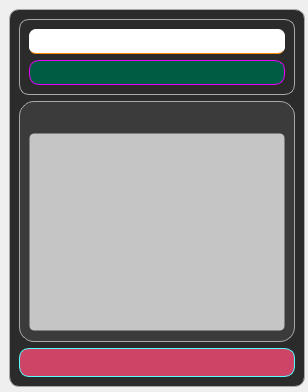
<?xml version="1.0" encoding="UTF-8"?>
<ui version="4.0">
 <class>Form</class>
 <widget class="QWidget" name="Form">
  <property name="geometry">
   <rect>
    <x>0</x>
    <y>0</y>
    <width>308</width>
    <height>392</height>
   </rect>
  </property>
  <property name="styleSheet">
   <string notr="true">QLabel {
color:    rgb(255, 255, 0)  ;
}

QToolTip {
background-color: rgba(0, 0, 0, 0);
    border: 1px solid darkkhaki;
    border-radius: 5px;
    opacity: 0.5;
color:  rgb(0, 255, 0);
}</string>
  </property>
  <widget class="QFrame" name="frame_import">
   <property name="geometry">
    <rect>
     <x>9</x>
     <y>9</y>
     <width>296</width>
     <height>378</height>
    </rect>
   </property>
   <property name="styleSheet">
    <string notr="true">QFrame {
	background-color: #2b2b2b;
    border-style: solid;
    border-width: 1px;
border-color:#a9a9a9;
   border-radius: 10px;
   height: 25px;
}</string>
   </property>
   <property name="frameShape">
    <enum>QFrame::StyledPanel</enum>
   </property>
   <property name="frameShadow">
    <enum>QFrame::Raised</enum>
   </property>
   <layout class="QGridLayout" name="gridLayout_3">
    <item row="3" column="0">
     <widget class="QPushButton" name="btn_import_cancel">
      <property name="minimumSize">
       <size>
        <width>200</width>
        <height>0</height>
       </size>
      </property>
      <property name="font">
       <font>
        <family>B Nazanin</family>
        <pointsize>14</pointsize>
       </font>
      </property>
      <property name="styleSheet">
       <string notr="true">QPushButton:hover:!pressed
{
  border: 2px solid rgb(255, 85, 0);
background-color: rgb(255, 170, 127);
	color: rgb(255, 0, 0);
}
QPushButton{
background-color: rgb(205, 68, 102);
color: rgb(255, 255, 127);
border: 1px solid  #55ffff;;
border-radius: 10px;
}</string>
      </property>
      <property name="autoDefault">
       <bool>true</bool>
      </property>
      <property name="default">
       <bool>true</bool>
      </property>
     </widget>
    </item>
    <item row="1" column="0">
     <widget class="QFrame" name="frame_manul">
      <property name="styleSheet">
       <string notr="true">QFrame {
	background-color: #3b3b3b;
    border-style: solid;
    border-width: 1px;
border-color:#a9a9a9;
   border-radius: 15px;
   height: 25px;
}
QTableView {
	background-color: #c5c5c5;
	    border-style: no;
border-radius:5px;
color: rgb(121, 2, 180) ; 
}

QLabel {
  border-style: no;
border-radius:5px;
}</string>
      </property>
      <property name="frameShape">
       <enum>QFrame::StyledPanel</enum>
      </property>
      <property name="frameShadow">
       <enum>QFrame::Raised</enum>
      </property>
      <layout class="QGridLayout" name="gridLayout_2">
       <property name="bottomMargin">
        <number>10</number>
       </property>
       <item row="6" column="0">
        <widget class="QTableView" name="accountsTable"/>
       </item>
       <item row="2" column="0">
        <widget class="QLabel" name="label_2">
        </widget>
       </item>
      </layout>
     </widget>
    </item>
    <item row="0" column="0">
     <widget class="QFrame" name="frame">
      <property name="frameShape">
       <enum>QFrame::StyledPanel</enum>
      </property>
      <property name="frameShadow">
       <enum>QFrame::Raised</enum>
      </property>
      <layout class="QGridLayout" name="gridLayout">
       <item row="0" column="0">
        <widget class="QLineEdit" name="btn_addnewtel">
         <property name="minimumSize">
          <size>
           <width>0</width>
           <height>25</height>
          </size>
         </property>
         <property name="font">
          <font>
           <weight>75</weight>
           <bold>true</bold>
          </font>
         </property>
         <property name="styleSheet">
          <string notr="true">QLineEdit{
background-color:rgb(255, 255, 255);
color:rgb(0, 0, 0);
    border-style: solid;
    border-bottom-width: 1px;
	border-bottom-color: rgb(255, 136, 0);
   border-radius: 7px;
}</string>
         </property>
        </widget>
       </item>
       <item row="1" column="0">
        <widget class="QPushButton" name="btn_importaccount">
         <property name="minimumSize">
          <size>
           <width>100</width>
           <height>25</height>
          </size>
         </property>
         <property name="maximumSize">
          <size>
           <width>16777215</width>
           <height>16777215</height>
          </size>
         </property>
         <property name="font">
          <font>
           <family>B Nazanin</family>
           <pointsize>12</pointsize>
           <weight>75</weight>
           <italic>false</italic>
           <bold>true</bold>
          </font>
         </property>
         <property name="styleSheet">
          <string notr="true">QPushButton:hover:!pressed
{
  border: 2px solid rgb(0, 209, 255);
	background-color: rgb(129, 125, 255);
	color: rgb(85, 255, 255);
}
QPushButton{
background-color: rgb(0, 92, 67);
color: rgb(255, 204, 0);
border: 1px solid  rgb(234, 0, 255);;
border-radius: 10px;
}</string>
         </property>
        </widget>
       </item>
      </layout>
     </widget>
    </item>
   </layout>
  </widget>
 </widget>
 <tabstops>
  <tabstop>btn_import_cancel</tabstop>
 </tabstops>
 <resources/>
 <connections/>
</ui>
